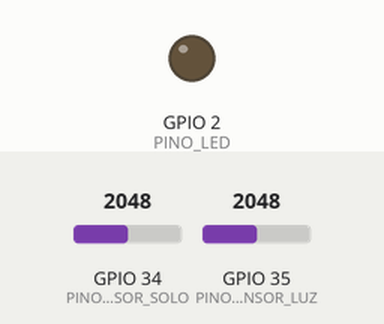
A sketch run on a simulated ESP32. Shown: output pins drawn as LEDs (lit = HIGH). The test bench sets the inputs (shaded band); at power-on: GPIO 34 (PINO_SENSOR_SOLO) = 2048, GPIO 35 (PINO_SENSOR_LUZ) = 2048 (analog values on the 0–4095 scale). WiFi joins after 1.5 s; servers stay silent unless stated; no MQTT or app messages arrive unless stated; what the sketch prints to the serial monitor is not drawn.

Above: at 2.7 s.
Timing chart, 0 to 20.1 s (numbered marks = the images above):
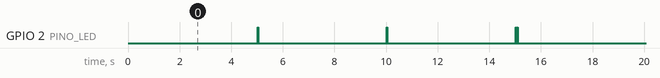

Measured:
- by itself, GPIO 2 (PINO_LED): repeats every 15.1 s: 2 × (LOW 5.0 s, HIGH 0.03 s), LOW 0.02 s, HIGH 0.03 s, LOW 5.0 s, HIGH 0.03 s

The sketch:

sensor_node.ino
```cpp
/* ============================================================
   PROJETO DE IRRIGACAO - IoT  |  Avaliacao N3
   Grupo 2 - Irrigacao de vaso

   NO SENSOR (ESP32 #1)
   --------------------
   Responsabilidade unica: LER os dois sensores e PUBLICAR a
   telemetria. Esta placa nao decide nada e nao aciona a bomba.

   Sensor de umidade do solo .... GPIO34 (AOUT)
   Sensor de luminosidade LDR ... GPIO35 (AO)

   Fluxo: Sensores -> ESP32 #1 -> MQTT -> ESP32 #2 (controlador)
                                       -> Backend FastAPI

   Contrato MQTT v1 (ver CONTRATOS.md). O TOPICO_BASE precisa ser
   IDENTICO ao MQTT_TOPIC_BASE do backend (back/.env).
   ============================================================ */

#include <WiFi.h>
#include <PubSubClient.h>
#include <ArduinoJson.h>

// ---------------- CREDENCIAIS ----------------
#if __has_include("secrets.h")
  #include "secrets.h"
#else
  #define WIFI_SSID     "Wokwi-GUEST"
  #define WIFI_PASSWORD ""
#endif

// ---------------- MQTT / CONTRATO v1 ----------------

const char* MQTT_HOST = "broker.hivemq.com";
const int   MQTT_PORT = 1883;

#define TOPICO_BASE "g2fifi/irrigation/v1"

const char* TOPICO_SOLO = TOPICO_BASE "/telemetry/soil";      // publica
const char* TOPICO_LUZ  = TOPICO_BASE "/telemetry/sunlight";  // publica

// ---------------- PINOS ----------------

// Sensores SEMPRE no ADC1 (GPIO32-39): o ADC2 para de funcionar com Wi-Fi.
const int PINO_SENSOR_SOLO = 34;
const int PINO_SENSOR_LUZ  = 35;
const int PINO_LED         = 2;   // LED onboard: pisca a cada publicacao

// ---------------- CALIBRACAO ----------------

// Solo (capacitivo): seco = ADC ALTO, molhado = ADC BAIXO.
const int ADC_SOLO_SECO    = 4095;
const int ADC_SOLO_MOLHADO = 2100;

// Luz (modulo LDR): muita luz = ADC BAIXO, escuro = ADC ALTO.
const int ADC_LUZ_ESCURO = 4095;
const int ADC_LUZ_CLARO  = 0;

// ---------------- PARAMETROS ----------------

const unsigned long INTERVALO_LEITURA = 5000;    // solo: 5 s
const unsigned long INTERVALO_LUZ     = 15000;   // luz: 15 s

const unsigned long BACKOFF_MIN     = 1000;
const unsigned long BACKOFF_MAX     = 60000;
const unsigned long TENTATIVA_WIFI  = 8000;   // tempo minimo por tentativa

// ---------------- ESTADO ----------------

WiFiClient espClient;
PubSubClient mqtt(espClient);
String clientId;

int umidadeAtual = 0;
int adcSoloAtual = 0;
int luzAtual     = 0;
int adcLuzAtual  = 0;

unsigned long ultimaLeitura    = 0;
unsigned long ultimaLeituraLuz = 0;

unsigned long ultimaTentativaWifi = 0;
unsigned long esperaWifi = BACKOFF_MIN;
unsigned long ultimaTentativaMqtt = 0;
unsigned long esperaMqtt = BACKOFF_MIN;

// ---------------- SENSORES ----------------

int lerAdcMedio(int pino) {
  long soma = 0;
  for (int i = 0; i < 10; i++) {
    soma += analogRead(pino);
    delay(2);
  }
  return soma / 10;
}

int adcParaPercentual(int raw, int adcZero, int adcCem) {
  long p = map(raw, adcZero, adcCem, 0, 100);
  return constrain(p, 0, 100);
}

// ---------------- PUBLICACOES ----------------

void publicarJson(const char* topico, JsonDocument& doc, const char* rotulo) {
  char buf[256];
  serializeJson(doc, buf, sizeof(buf));
  if (mqtt.connected()) mqtt.publish(topico, buf);
  Serial.print(rotulo);
  Serial.println(buf);

  digitalWrite(PINO_LED, HIGH);
  delay(30);
  digitalWrite(PINO_LED, LOW);
}

void publicarTelemetriaSolo() {
  JsonDocument doc;
  doc["umidade"] = umidadeAtual;
  doc["raw"]     = adcSoloAtual;
  publicarJson(TOPICO_SOLO, doc, "[SOLO] ");
}

void publicarTelemetriaLuz() {
  JsonDocument doc;
  doc["luminosidade"] = luzAtual;
  doc["raw"]          = adcLuzAtual;
  publicarJson(TOPICO_LUZ, doc, "[LUZ] ");
}

// ---------------- CONEXAO (backoff exponencial, nao bloqueante) ----------------

void garantirWifi() {
  if (WiFi.status() == WL_CONNECTED) {
    esperaWifi = BACKOFF_MIN;
    return;
  }
  // Cada tentativa ganha ao menos TENTATIVA_WIFI antes de ser abortada.
  if (millis() - ultimaTentativaWifi >= max(esperaWifi, TENTATIVA_WIFI)) {
    ultimaTentativaWifi = millis();
    Serial.println("[WIFI] Reconectando...");
    WiFi.disconnect();
    WiFi.begin(WIFI_SSID, WIFI_PASSWORD);
    esperaWifi = min(esperaWifi * 2, BACKOFF_MAX);
  }
}

void garantirMqtt() {
  if (mqtt.connected()) return;
  if (WiFi.status() != WL_CONNECTED) return;

  if (millis() - ultimaTentativaMqtt >= esperaMqtt) {
    ultimaTentativaMqtt = millis();
    Serial.print("[MQTT] Conectando ao broker... ");

    if (mqtt.connect(clientId.c_str())) {
      Serial.println("conectado!");
      esperaMqtt = BACKOFF_MIN;
    } else {
      Serial.print("falhou, rc=");
      Serial.print(mqtt.state());
      Serial.print(". Nova tentativa em ");
      Serial.print(esperaMqtt / 1000);
      Serial.println(" s");
      esperaMqtt = min(esperaMqtt * 2, BACKOFF_MAX);
    }
  }
}

// ---------------- SETUP ----------------

void setup() {
  pinMode(PINO_LED, OUTPUT);
  digitalWrite(PINO_LED, LOW);

  Serial.begin(115200);
  delay(500);
  Serial.println("\n=== Irrigacao IoT - NO SENSOR (ESP32 #1) ===");

  analogReadResolution(12);
  pinMode(PINO_SENSOR_SOLO, INPUT);
  pinMode(PINO_SENSOR_LUZ, INPUT);

  clientId = "esp32-sensor-" + String((uint32_t)ESP.getEfuseMac(), HEX);
  Serial.print("Client ID: ");
  Serial.println(clientId);

  WiFi.mode(WIFI_STA);
  WiFi.begin(WIFI_SSID, WIFI_PASSWORD);
  ultimaTentativaWifi = millis();

  mqtt.setServer(MQTT_HOST, MQTT_PORT);
  mqtt.setKeepAlive(30);
  mqtt.setBufferSize(512);
}

// ---------------- LOOP ----------------

void loop() {
  garantirWifi();
  garantirMqtt();
  mqtt.loop();

  if (millis() - ultimaLeitura >= INTERVALO_LEITURA) {
    ultimaLeitura = millis();
    adcSoloAtual = lerAdcMedio(PINO_SENSOR_SOLO);
    umidadeAtual = adcParaPercentual(adcSoloAtual, ADC_SOLO_SECO, ADC_SOLO_MOLHADO);
    publicarTelemetriaSolo();
  }

  if (millis() - ultimaLeituraLuz >= INTERVALO_LUZ) {
    ultimaLeituraLuz = millis();
    adcLuzAtual = lerAdcMedio(PINO_SENSOR_LUZ);
    luzAtual = adcParaPercentual(adcLuzAtual, ADC_LUZ_ESCURO, ADC_LUZ_CLARO);
    publicarTelemetriaLuz();
  }
}
```
